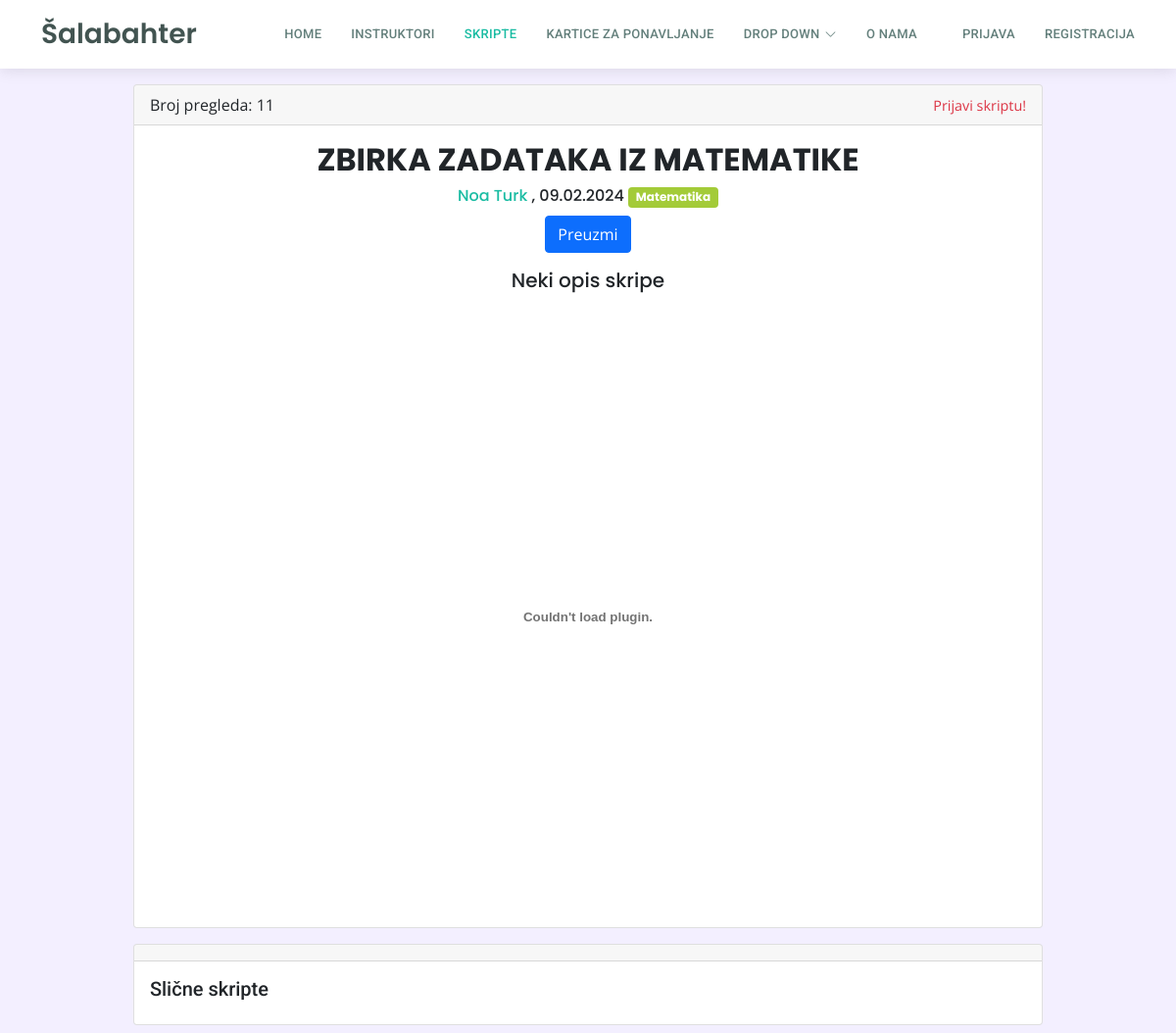
/skripte/skripta.php?skripta_id=26, run on an earlier commit of the app's database.
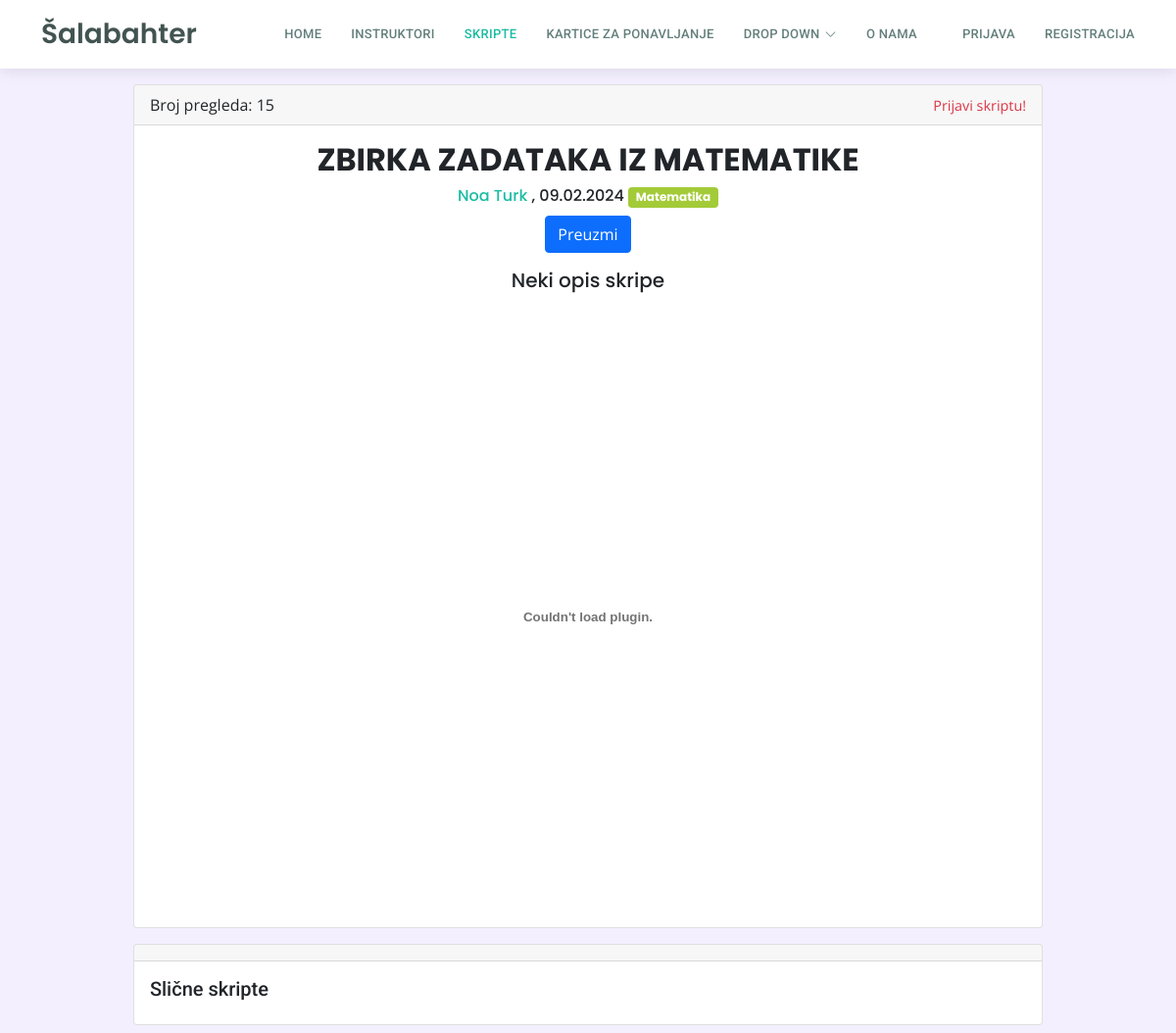
And on a later commit of the database.
### tables this page shows
CREATE TABLE `skripte` (
  `skripta_id` int(11) NOT NULL,
  `predmet_id` int(11) NOT NULL,
  `naziv_skripte` varchar(255) NOT NULL,
  `opis_skripte` longtext NOT NULL,
  `broj_pregleda` int(11) NOT NULL,
  `datum_kreiranja` date NOT NULL,
  `skripta_putanja` varchar(255) NOT NULL,
  `korisnik_id` int(11) NOT NULL
);

CREATE TABLE `korisnik` (
  `korisnik_id` int(11) NOT NULL,
  `ime` varchar(50) DEFAULT NULL,
  `prezime` varchar(50) DEFAULT NULL,
  `email` varchar(100) DEFAULT NULL,
  `lozinka` varchar(255) DEFAULT NULL,
  `adresa` varchar(255) DEFAULT NULL,
  `prebivaliste` varchar(255) NOT NULL,
  `mjesto` int(5) DEFAULT NULL,
  `slika_korisnika` varchar(255) DEFAULT NULL,
  `status_korisnika` int(20) DEFAULT NULL,
  `isAdmin` tinyint(1) NOT NULL
);

CREATE TABLE `predmeti` (
  `predmet_id` int(11) NOT NULL,
  `naziv_predmeta` varchar(255) DEFAULT NULL,
  `predmet_boja` varchar(255) NOT NULL
);

### skripte/skripta.php (the view, shortened to what this page needs)
<?php
$con = require "../ukljucivanje/connection/spajanje.php";
$trenutnaStranica = "skripte";
$putanjaDoPocetne = "../";
$putanjaDoInstruktora = "../instruktori.php";
$putanjaDoSkripta = "../skripte/";
$putanjaDoKartica = "../kartice.php";
$putanjaDoOnama = "../onama.php";
$putanjaDoPrijave = "../racun/prijava.php";
$putanjaDoRegistracije = "../racun/registracija.php";
$skripta_id = $_GET['skripta_id'];
$sqlSkripta = "SELECT * FROM skripte WHERE skripta_id = $skripta_id";
$resultSkripta = $con->query($sqlSkripta);
if($rowSkripta = $resultSkripta->fetch_assoc()){
    $nazivSkripte = $rowSkripta['naziv_skripte'];
    $opisSkripte = $rowSkripta['opis_skripte'];
    $predmet_id = $rowSkripta['predmet_id'];
    $brojpregleda= $rowSkripta['broj_pregleda'];
    $datum = date('d.m.Y', strtotime($rowSkripta['datum_kreiranja']));
    $putanjaDoOdabraneSkripte = $rowSkripta['skripta_putanja'];
    $kreator_id = $rowSkripta['korisnik_id'];
    $imePrezimeKorisnika = dohvatipodatkekreatora($kreator_id);
    $sqlPredmet = "SELECT naziv_predmeta, predmet_boja FROM predmeti WHERE predmet_id = $predmet_id";
    $resultPredmet = $con->query($sqlPredmet);
    $redPredmet = $resultPredmet->fetch_assoc();
    $predmetNaziv = $redPredmet['naziv_predmeta'];
    $predmetBoja = $redPredmet['predmet_boja'];
    $sqlBrojPregleda = "SELECT broj_pregleda FROM skripte WHERE skripta_id = $skripta_id";
    $resultBrojPregleda = $con->query($sqlBrojPregleda);
    $rowBrojPregleda = $resultBrojPregleda->fetch_assoc();
    $brojpregleda = $rowBrojPregleda['broj_pregleda'];
}
function dohvatipodatkekreatora($kreator_id)
{
    $con = require "../ukljucivanje/connection/spajanje.php";
    $sqlKorisnik = "SELECT ime, prezime FROM korisnik WHERE korisnik_id = $kreator_id";
    $resultKorisnik = $con->query($sqlKorisnik);
    $rowKorisnik = $resultKorisnik->fetch_assoc();
    $ime = $rowKorisnik['ime'];
    $prezime = $rowKorisnik['prezime'];
    return $ime . " " . $prezime;
}
?>
<!DOCTYPE html>
<html lang="hr">
<head>
    <?php include '../assets/css/stiliranjeSporedno.php'; ?>
</head>
<body>
    <?php include '../ukljucivanje/header.php'; ?>
    <div class="container mt-3">
        <div class="container">
            <div class="card mx-auto mt-3" style="width: 85%;">
                <div class="card-header">
                    <div class="row">
                        <div class="col">
                            <p class="card-text">Broj pregleda:
                                <?php echo "$brojpregleda"; ?>
                            </p>
                        </div>
                        <div class="col text-right">
                            <a href="../dashboard/report.php?skripta_id=<?php echo $skripta_id; ?>"
                            class="text text-danger" style="font-size: 0.9rem;">Prijavi skriptu!</a>
                        </div>
                    </div>
                </div>
                <div class="card-body">
                    <h2 class="card-title" style="font-family: Poppins; text-align: center;"><b>
                            <?php echo "$nazivSkripte"; ?>
                        </b></h2>
                    <h6 class="card-info" style="font-family: Poppins; text-align: center;"> <a class="link"
                            href="../profil?korisnik=<?php echo $kreator_id ?>">
                            <?php echo $imePrezimeKorisnika ?>
                        </a>,
                        <?php echo "$datum   ";  echo '<span class="badge" style="background-color: ' . $predmetBoja . ';">' . $predmetNaziv . '</span> '; ?>
                    </h6>
                    <div class="text-center">
                        <a href="<?php echo $putanjaDoOdabraneSkripte; ?>" class="btn btn-primary">Preuzmi</a>
                    </div>
                    <h5 class="card-text mt-3" style="font-family: Poppins; text-align: center;">
                        <?php echo "$opisSkripte"; ?>
                    </h5>
                    <div>
                    <?php if (!empty($putanjaDoOdabraneSkripte)) { ?>
                        <embed src="<?php echo $putanjaDoOdabraneSkripte; ?>" type="application/pdf" width="75%" height="600px" class="mx-auto d-block" />
                    <?php } else { ?>
                        <p>Nažalost, nešto je pošlo po krivu.</p>
                        <a href="../dashboard/report.php?skripta_id=<?php echo $skripta_id; ?>" style="color: red;">Prijavi</a>
                    <?php } ?>
                </div>
            </div>
        </div>
    </div>
<div class="container mt-5s mb-2">
<div class="card mx-auto mt-3" style="width: 85%;">
<div class="card-header"></div>
<div class="card-body">
    <h5>Slične skripte</h5>
   </div>
</div>
</body>
</html>

### assets/css/stiliranjeSporedno.php (shortened to what this page needs)
<link rel="stylesheet" href="https://cdn.jsdelivr.net/npm/bootstrap@4.5.2/dist/css/bootstrap.min.css">
<link href="../assets/vendor/animate.css/animate.min.css" rel="stylesheet">
<link href="../assets/vendor/bootstrap/css/bootstrap.min.css" rel="stylesheet">
<link href="../assets/vendor/bootstrap-icons/bootstrap-icons.css" rel="stylesheet">
<link href="../assets/vendor/boxicons/css/boxicons.min.css" rel="stylesheet">
<link href="../assets/vendor/glightbox/css/glightbox.min.css" rel="stylesheet">
<link href="../assets/vendor/swiper/swiper-bundle.min.css" rel="stylesheet">
<link href="../assets/css/style.css" rel="stylesheet">

### ukljucivanje/header.php (shortened to what this page needs)
<header id="header" class="d-flex align-items-center">
   <div class="container d-flex align-items-center justify-content-between">
     <div class="logo">
       <h1 class="text-light"><a href="<?php echo $pathToPocetna?>"><span>Šalabahter</span></a></h1>
     </div>
     <nav id="navbar" class="navbar">
       <ul>
         <li><a class="nav-link scrollto <?php echo $trenutnaStranica == "index" ? 'active' : '' ?>" href="<?php echo $putanjaDoPocetne?>">Home</a></li>
         <li><a class="nav-link scrollto <?php echo $trenutnaStranica == "instruktori" ? 'active' : '' ?>" href="<?php echo $putanjaDoInstruktora?>">Instruktori</a></li>
         <li><a class="nav-link scrollto <?php echo $trenutnaStranica == "skripte" ? 'active' : '' ?>" href="<?php echo $putanjaDoSkripta?>">Skripte</a></li>
         <li><a class="nav-link scrollto <?php echo $trenutnaStranica == "kartice" ? 'active' : '' ?>" href="<?php echo $putanjaDoKartica?>">Kartice za ponavljanje</a></li>
         <li class="dropdown"><a href="#"><span>Drop Down</span> <i class="bi bi-chevron-down"></i></a>
         </li>
         <li><a class="nav-link scrollto <?php echo $trenutnaStranica == "onama" ? 'active' : '' ?>" href="<?php echo $putanjaDoOnama?>" >O nama</a></li>
         <?php if(!isset($_SESSION["user_id"])): ?>
             <a href="<?php echo $putanjaDoPrijave ?>" class="nav-link scrollto ml-3" role="button">Prijava</a>
             <a href="<?php echo $putanjaDoRegistracije ?>" class="nav-link scrollto" role="button">Registracija</a>
     <?php else: ?>
             <a href="<?php echo $putanjaDoRacuna ?>" class="nav-link scrollto mr-2 <?php echo $trenutnaStranica == "račun" ? 'active' : '' ?>" role="button">Račun</a>
             <a href="<?php echo $putanjaDoOdjave ?>" id="logout" class="nav-link scrollto " role="button">Odjava</a>
     <?php endif; ?>
     </div>
   </header>

### assets/css/style.css (style rules this page uses)
body { font-family: "Open Sans", sans-serif; background-color: #f3efff; }
a { text-decoration: none; color: #1bbca3; }
h1, h2, h3, h4, h5, h6 { font-family: "Roboto", sans-serif; }
#header { height: 70px; z-index: 997; transition: all 0.5s; background: #fff; box-shadow: 0px 2px 15px rgba(0, 0, 0, 0.1); }
#header .logo h1 { font-size: 28px; margin: 0; padding: 10px 0; line-height: 1; font-weight: 400; }
#header .logo h1 a, #header .logo h1 a:hover { color: #425451; text-decoration: none; font-family: "Poppins", sans-serif; font-weight: 600; }
.navbar { padding: 0; }
.navbar ul { margin: 0; padding: 0; display: flex; list-style: none; align-items: center; }
.navbar li { position: relative; }
.navbar a, .navbar a:focus { display: flex; align-items: center; justify-content: space-between; padding: 10px 0 10px 30px; font-family: "Roboto", sans-serif; font-size: 13px; font-weight: 500; color: #637f7b; white-space: nowrap; transition: 0.3s; letter-spacing: 0.3px; text-transform: uppercase; }
.navbar a i, .navbar a:focus i { font-size: 12px; line-height: 0; margin-left: 5px; }
.navbar a:hover, .navbar .active, .navbar .active:focus, .navbar li:hover>a { color: #1bbca3; }

What changed in the data, as far as the page shows it:
changed skripte "ZBIRKA ZADATAKA IZ MATEMATIKE": broj_pregleda "11" → "15"
